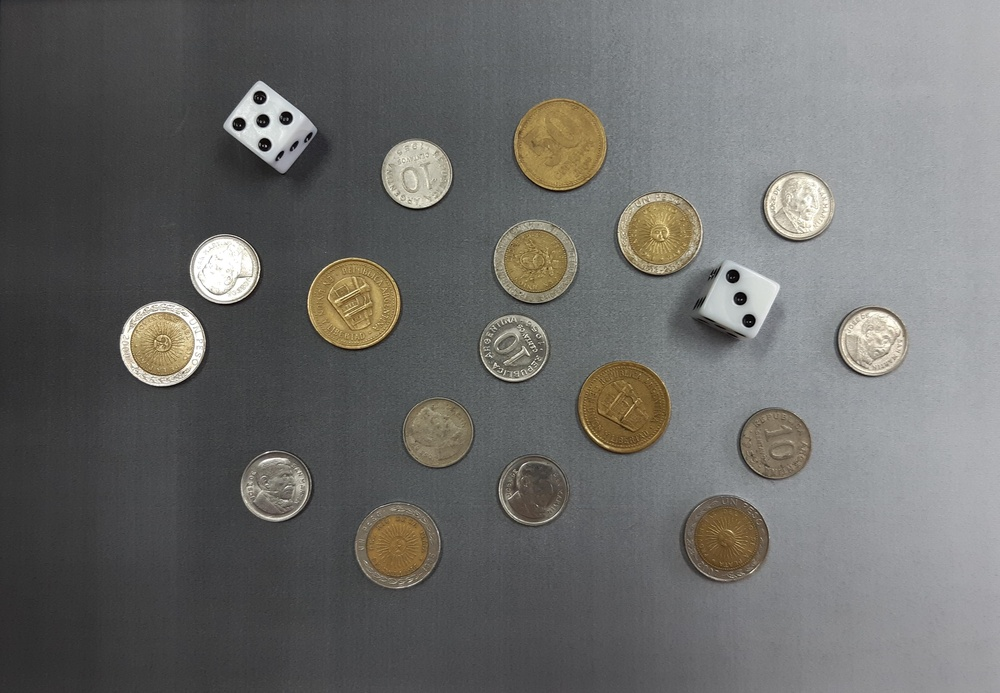
#> input picture EJ_1/Baulera/monedas.jpg, 1000 x 693 px, shrunk from 3871 x 2681 before the run, found by its file name
$ python monedas_dados.py
#> lines starting #> are read from the running program, lines starting #| are printed output that depends on the picture; after the words box and inside, x2 and y2 are one past the last pixel; in counts of white or black regions, pixels touching at a corner belong together
import cv2
import numpy as np
import matplotlib.pyplot as plt

def mostrar_imagenes(imagenes, titulos, filas=2, cols=3):
    """Función auxiliar para visualización adaptativa"""
    total = len(imagenes)
    fig, axes = plt.subplots(filas, cols, figsize=(16, 10))
    axes = axes.ravel()

    for i in range(len(axes)):
        if i < total:
            img = imagenes[i]
            if len(img.shape) == 2:
                axes[i].imshow(img, cmap='gray')
            else:
                axes[i].imshow(cv2.cvtColor(img, cv2.COLOR_BGR2RGB))
            axes[i].set_title(titulos[i])
        axes[i].axis('off')

    plt.tight_layout()
    plt.show()

def obtener_kernel_dinamico(shape, ratio):
    """Calcula un kernel impar basado en el tamaño de la imagen"""
    dim_min = min(shape[:2])
    k = int(dim_min * ratio)
    if k % 2 == 0: k += 1
    return (k, k)

def segmentar_monedas_final(ruta_imagen):
#> called with ruta_imagen = 'Monedas.jpg'
    print("="*60)
    print("PROCESAMIENTO ROBUSTO DE MONEDAS Y DADOS (V4)")
    print("="*60)

    # 1. CARGA DE IMAGEN
    img_original = cv2.imread(ruta_imagen)
#> img_original is the input picture: shape (693, 1000, 3); mean B, G, R 105.5, 107.4, 107.5
    if img_original is None:
        print("Error: No se pudo cargar la imagen.")
        return

    h, w = img_original.shape[:2]
#> h = 693; w = 1000
    area_total = h * w
#> area_total = 693000
    print(f"Dimensiones: {w}x{h} píxeles")
#| Dimensiones: 1000x693 píxeles

    # 2. PREPROCESAMIENTO Y CLAHE
    img_gray = cv2.cvtColor(img_original, cv2.COLOR_BGR2GRAY)

    # CLAHE: Mejora el contraste local (clave para monedas oscuras)
    clahe = cv2.createCLAHE(clipLimit=3.0, tileGridSize=(8,8))
    img_clahe = clahe.apply(img_gray)

    # 3. ESTIMACIÓN DE FONDO (CORREGIDO)
    # Aumentamos drásticamente el ratio a 0.12 (12% de la imagen).
    # En 3000px, el kernel será ~360px. Esto asegura que el fondo
    # ignore completamente las monedas.
    k_blur = obtener_kernel_dinamico((h, w), 0.12)
#> k_blur = (83, 83)
    img_fondo = cv2.GaussianBlur(img_clahe, k_blur, 0)
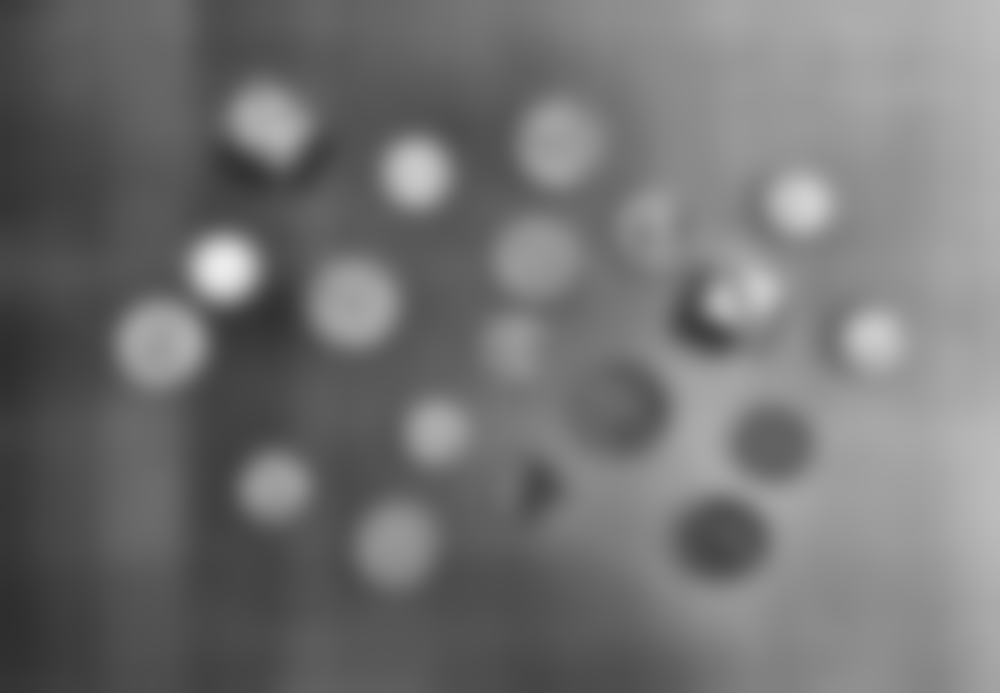
#> img_fondo: shape (693, 1000); min 45, max 236, mean 114.3

    print(f"Kernel de Fondo calculado: {k_blur} (Suficiente para rellenar objetos)")
#| Kernel de Fondo calculado: (83, 83) (Suficiente para rellenar objetos)

    # 4. EXTRACCIÓN DE OBJETOS (AbsDiff)
    # Usamos diferencia absoluta para capturar lo claro (dados) y lo oscuro (monedas cobre)
    img_diff = cv2.absdiff(img_clahe, img_fondo)

    # Normalización para estirar el histograma
    img_diff = cv2.normalize(img_diff, None, 0, 255, cv2.NORM_MINMAX)
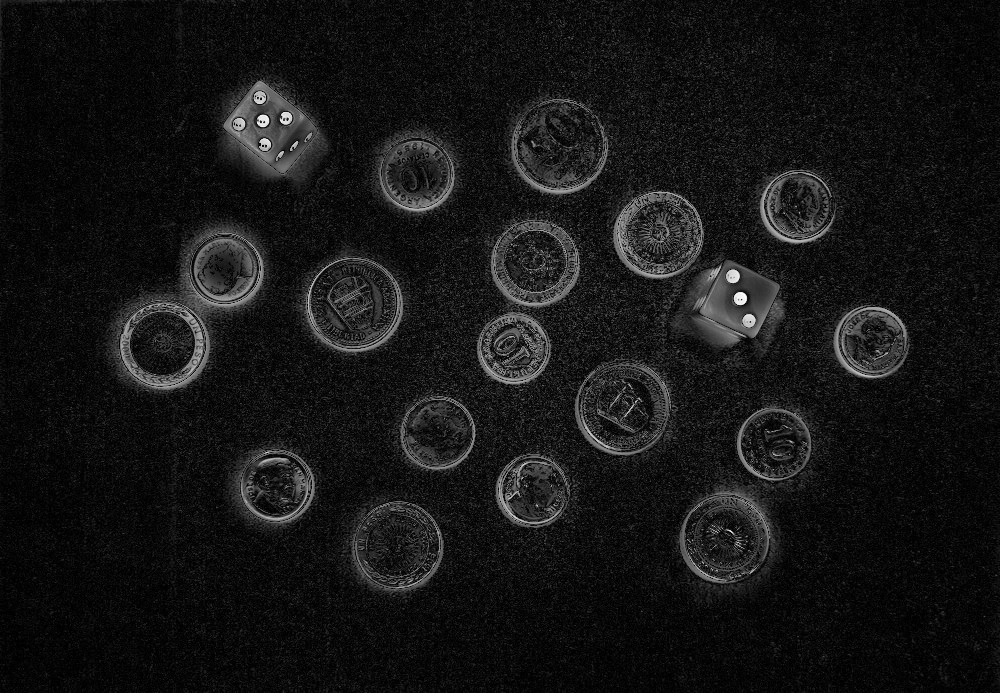
#> img_diff: shape (693, 1000); min 0, max 255, mean 21.4

    # 5. UMBRALIZACIÓN
    _, img_thresh = cv2.threshold(img_diff, 0, 255, cv2.THRESH_BINARY + cv2.THRESH_OTSU)
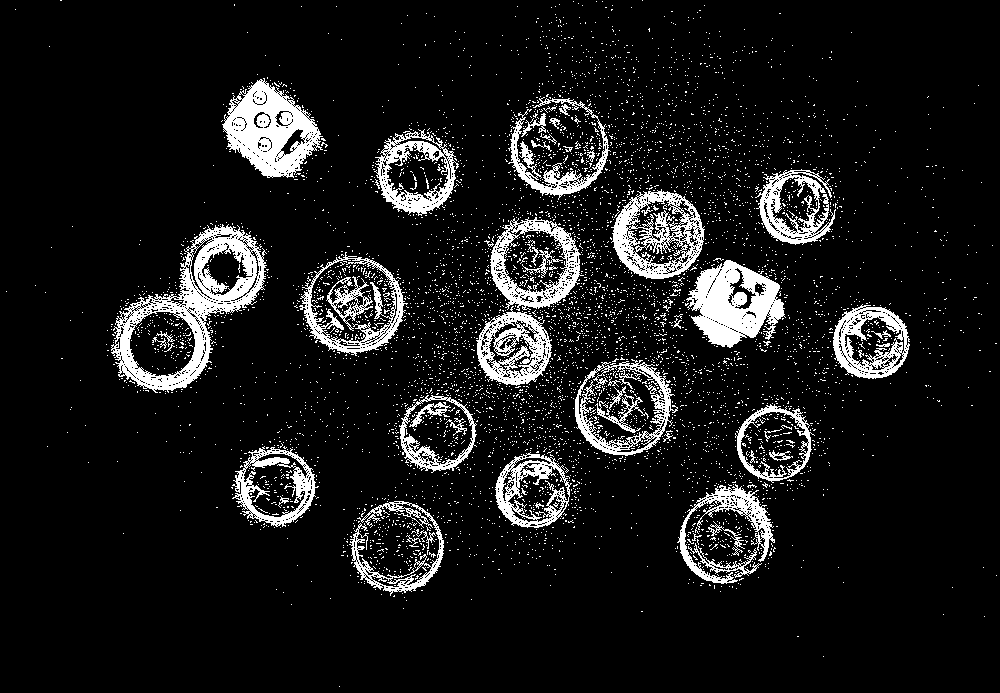
#> img_thresh: shape (693, 1000); 9.9% white; 5697 white regions (5639 under 20 px), largest, box (x1, y1, x2, y2) and area: (111, 224, 267, 393) 7649, (222, 78, 323, 178) 5487, (686, 260, 786, 348) 5129

    # 6. MORFOLOGÍA (LIMPIEZA)
    # Kernel de apertura pequeño para ruido
    k_apertura = obtener_kernel_dinamico((h, w), 0.002)
#> k_apertura = (1, 1)
    # Kernel de cierre mediano para solidificar objetos
    k_cierre = obtener_kernel_dinamico((h, w), 0.005)
#> k_cierre = (3, 3)

    img_clean = cv2.morphologyEx(img_thresh, cv2.MORPH_OPEN, k_apertura, iterations=1)
#> img_clean: shape (693, 1000); 8.1% white; 1612 white regions (1521 under 20 px), largest, box (x1, y1, x2, y2) and area: (111, 225, 266, 394) 7117, (223, 79, 321, 179) 5314, (687, 261, 784, 349) 4970
    img_clean = cv2.morphologyEx(img_clean, cv2.MORPH_CLOSE, k_cierre, iterations=3)
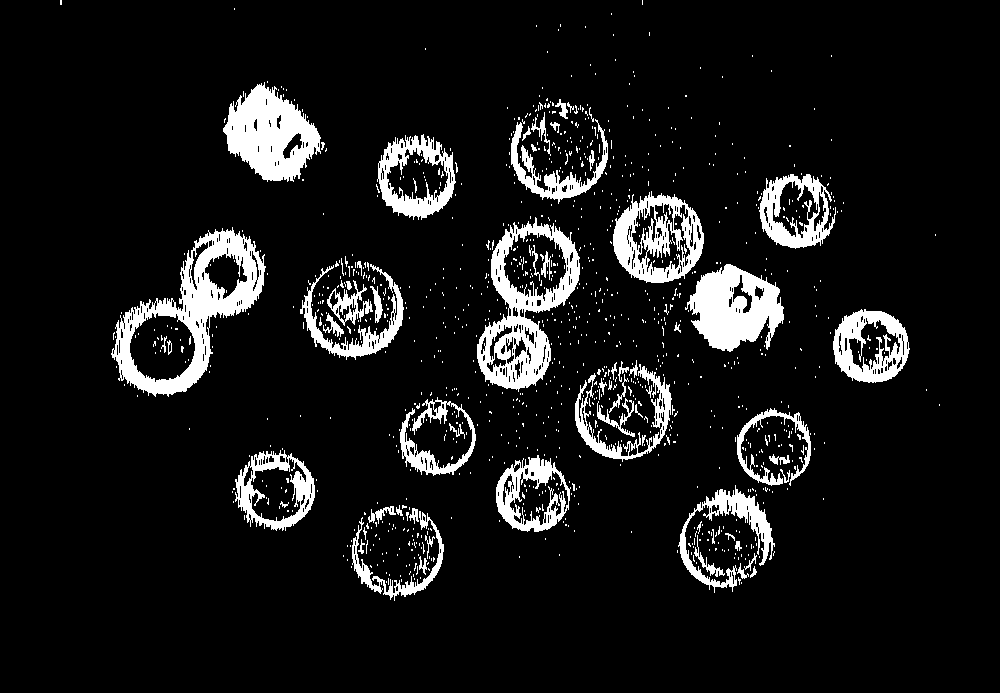
#> img_clean: shape (693, 1000); 9.2% white; 1033 white regions (966 under 20 px)

    # 7. DETECCIÓN Y FILTRADO
    contours, _ = cv2.findContours(img_clean, cv2.RETR_EXTERNAL, cv2.CHAIN_APPROX_SIMPLE)
#> contours = 907 contours, 864 with area under 20; largest, box (x1, y1, x2, y2) and area: (111, 227, 266, 397) 12688, (477, 217, 580, 392) 10316, (613, 191, 704, 283) 6082, (223, 82, 321, 182) 5882, (685, 264, 784, 352) 5470

    contornos_validos = []
    img_resultados = img_original.copy()

    # Ajuste de umbrales de área (más permisivos)
    # Min: 0.05% de la imagen (para capturar monedas de 10 centavos)
    min_area = area_total * 0.0005
#> min_area = 346.5
    max_area = area_total * 0.20
#> max_area = 138600

    print(f"Filtro de Área: {int(min_area)} - {int(max_area)} px")
#| Filtro de Área: 346 - 138600 px

    # Contadores para depuración
    descartados_area = 0
    descartados_forma = 0

    for i, cnt in enumerate(contours):
        area = cv2.contourArea(cnt)

        if min_area < area < max_area:
            perimetro = cv2.arcLength(cnt, True)
            if perimetro == 0: continue

            # Circularidad (Relajamos el filtro a 0.2 para aceptar dados deformados)
            circularidad = 4 * np.pi * (area / (perimetro * perimetro))

            if circularidad > 0.2:
                contornos_validos.append(cnt)

                # Visualización
                cv2.drawContours(img_resultados, [cnt], -1, (0, 255, 0), 3)

                # Bounding box y etiqueta
                x, y, w_box, h_box = cv2.boundingRect(cnt)
                # Etiqueta con fondo para legibilidad
                cv2.rectangle(img_resultados, (x, y-25), (x+60, y), (0, 255, 0), -1)
                cv2.putText(img_resultados, f"#{len(contornos_validos)}", (x+5, y-5),
                           cv2.FONT_HERSHEY_SIMPLEX, 0.7, (0, 0, 0), 2)
            else:
                descartados_forma += 1
        else:
            descartados_area += 1
#> this loop made 907 passes
#> area on passes 14, 21, 36, 44, 76, 89, 90: 22, 40, 40.5, 22, 25, 129.5, 22
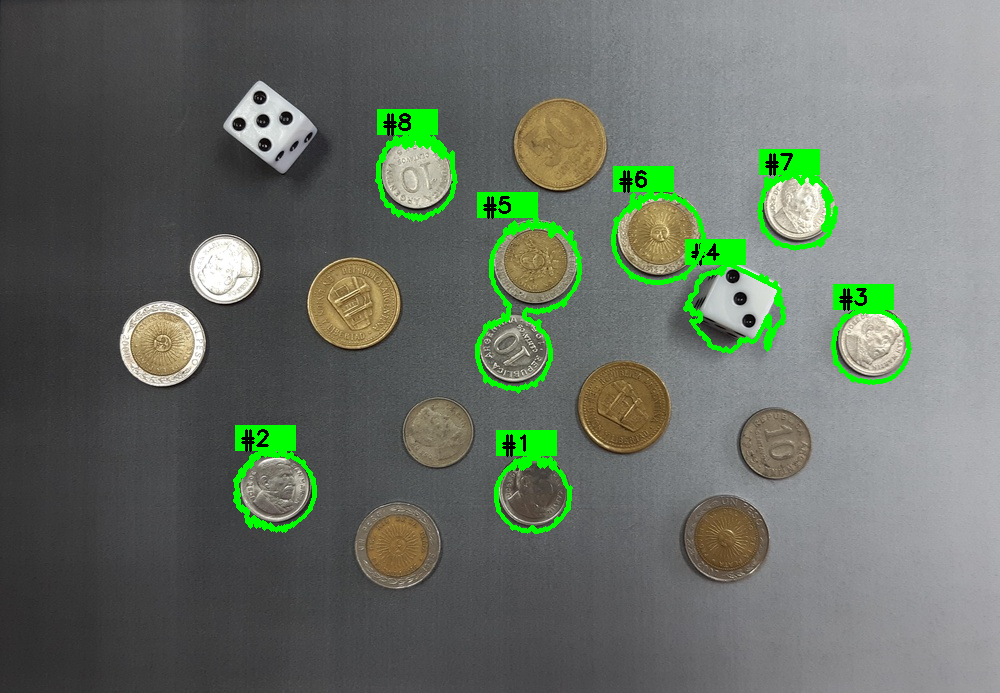
#> img_resultados: shape (693, 1000, 3); 3.73% of pixels changed, all inside (x1, y1, x2, y2) = (233, 109, 912, 534)
#> after the loop, contornos_validos = 8 contours; box (x1, y1, x2, y2) and area: (477, 217, 580, 392) 10316, (613, 191, 704, 283) 6082, (685, 264, 784, 352) 5470, (377, 134, 456, 220) 4684, (235, 450, 315, 531) 4528, (833, 309, 910, 383) 4298, (496, 455, 571, 532) 4058, (759, 174, 836, 249) 4046; descartados_area = 889; descartados_forma = 10

    print(f"\nRESULTADOS:")
    print(f"  - Objetos Detectados: {len(contornos_validos)}")
#|   - Objetos Detectados: 8
    print(f"  - Descartados por área (ruido/artefactos): {descartados_area}")
#|   - Descartados por área (ruido/artefactos): 889
    print(f"  - Descartados por forma (líneas/manchas): {descartados_forma}")
#|   - Descartados por forma (líneas/manchas): 10

    # 8. VISUALIZACIÓN FINAL
    imagenes = [img_clahe, img_fondo, img_diff, img_thresh, img_clean, img_resultados]
    titulos = ['1. Entrada + CLAHE', '2. Estimación Fondo', '3. Diferencia (AbsDiff)',
               '4. Umbral (Otsu)', '5. Morfología', f'6. Resultado ({len(contornos_validos)} objs)']
#> titulos = ['1. Entrada + CLAHE', '2. Estimación Fondo', '3. Diferencia (AbsDiff)', '4. Umbral (Otsu)', '5. Morfología', '6. Resultado (8 objs)']

    mostrar_imagenes(imagenes, titulos, filas=2, cols=3)
#> in mostrar_imagenes, `total = len(imagenes)`: total = 6
#> in mostrar_imagenes, `plt.show()`:
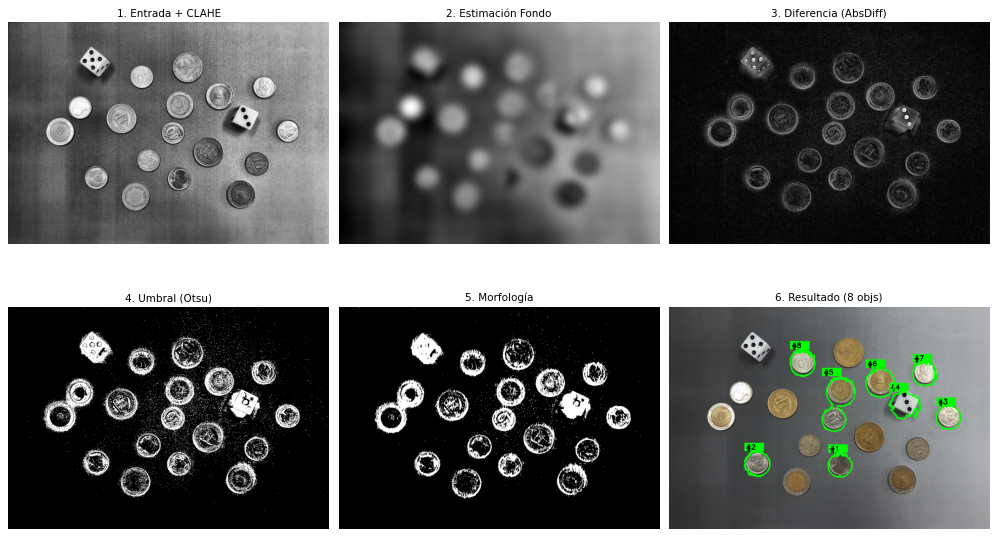
#> figure drawn by matplotlib, 6 panels


segmentar_monedas_final('Monedas.jpg')
